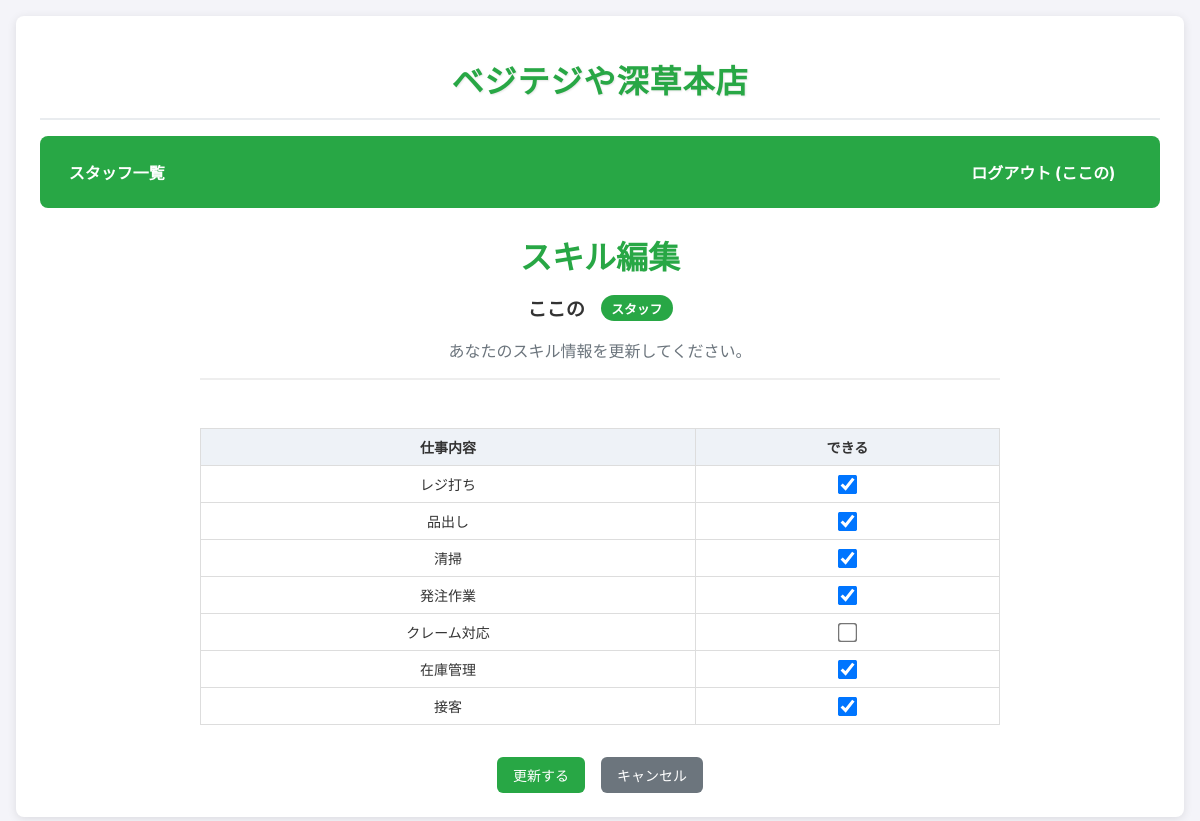
Page /my_skills (signed in) on the committed database.
### app.py (models this page shows, shortened)
class User(UserMixin, db.Model):
    id = db.Column(db.Integer, primary_key=True)
    username = db.Column(db.String(80), unique=True, nullable=False)
    password_hash = db.Column(db.String(120), nullable=False)
    role = db.Column(db.String(80), nullable=False, default='staff')
    is_first_login = db.Column(db.Boolean, default=True)
    order_index = db.Column(db.Integer, default=0)
    skills = db.relationship('UserSkill', backref='user', cascade="all, delete-orphan")

class UserSkill(db.Model):
    id = db.Column(db.Integer, primary_key=True)
    user_id = db.Column(db.Integer, db.ForeignKey('user.id'), nullable=False)
    task_id = db.Column(db.Integer, db.ForeignKey('task.id'), nullable=False)
    can_do = db.Column(db.Boolean, default=False)
    task = db.relationship('Task')

class Task(db.Model):
    id = db.Column(db.Integer, primary_key=True)
    name = db.Column(db.String(120), nullable=False, unique=True)
    order_index = db.Column(db.Integer, default=0)

### app.py (the view, shortened to what this page needs)
@app.route('/my_skills', methods=['GET', 'POST'])
@login_required
def my_skills():
    all_tasks = Task.query.all()
    existing_skills = {skill.task_id: skill for skill in current_user.skills}
    skills_to_edit = []
    for task in all_tasks:
        if task.id in existing_skills:
            skills_to_edit.append(existing_skills[task.id])
        else:
            skills_to_edit.append(UserSkill(user_id=current_user.id, task_id=task.id, can_do=False, task=task))
    return render_template('my_skills.html', user_to_edit=current_user, skills_to_edit=skills_to_edit)

### app.py (called while the page is built)
@login_manager.user_loader
def load_user(user_id):
    return User.query.get(int(user_id))

### templates/my_skills.html (shortened to what this page needs)
{% extends "base.html" %}
{% block content %}
  <div class="my-skills-container">
    <div class="user-header">
      <h1>スキル編集</h1>
      <div class="user-info">
        <span class="username">{{ user_to_edit.username }}</span>
        {% if user_to_edit.role == 'admin' %}
          <span class="role-badge admin">管理者</span>
        {% else %}
          <span class="role-badge staff">スタッフ</span>
        {% endif %}
      </div>
      <p class="description">あなたのスキル情報を更新してください。</p>
    </div>
    <form method="POST" class="skills-form">
      <div class="desktop-skills">
        <div class="table-container">
          <table>
            <thead>
              <tr>
                <th>仕事内容</th>
                <th>できる</th>
              </tr>
            </thead>
            <tbody>
              {% for skill in skills_to_edit %}
              <tr>
                <td>{{ skill.task.name }}</td>
                <td style="text-align: center;">
                  <input type="checkbox" name="task_{{ skill.task_id }}" id="desktop_task_{{ skill.task_id }}"
                         {% if skill.can_do %}checked{% endif %} class="skill-checkbox-desktop">
                </td>
              </tr>
              {% endfor %}
            </tbody>
          </table>
        </div>
      </div>
      <div class="form-actions">
        <input type="submit" value="更新する" class="btn btn-custom-primary">
        <a href="{{ url_for('dashboard') }}" class="btn btn-custom-secondary">キャンセル</a>
      </div>
    </form>
  </div>
{% endblock %}

### templates/base.html (shortened to what this page needs)
<!doctype html>
<html lang="ja">
  <head>
  </head>
  <body>
    <div class="container">
      {% if current_user.is_authenticated %}
      <div class="site-header">
        <h1 class="site-title">ベジテジや深草本店</h1>
      </div>
      {% endif %}
     <nav>
        {% if current_user.is_authenticated %}
          <div class="nav-left">
            <a href="{{ url_for('dashboard') }}">スタッフ一覧</a>
          </div>
          <div class="nav-right">
            <a href="{{ url_for('logout') }}">ログアウト ({{ current_user.username }})</a>
          </div>
        {% endif %}
      </nav>
      {% block content %}{% endblock %}
    </div>
  </body>
</html>

### templates/base.html (style rules this page uses)
body { font-family: -apple-system, BlinkMacSystemFont, 'Segoe UI', Roboto, sans-serif; margin: 0; padding: 1em; background-color: #f4f4f9; color: #333; font-size: 16px; }
.site-header { text-align: center; margin-bottom: 1em; padding: 1em 0; border-bottom: 2px solid #e9ecef; }
.site-title { margin: 0; color: #28a745; font-size: 2em; font-weight: bold; text-shadow: 1px 1px 2px rgba(0,0,0,0.1); letter-spacing: 1px; }
nav { background-color: #28a745; padding: 1em; border-radius: 8px; margin-bottom: 1.5em; display: flex; flex-wrap: wrap; align-items: center; justify-content: space-between; }
nav a { color: white !important; text-decoration: none; margin-right: 1em; font-weight: bold; padding: 0.5em 0.8em; border-radius: 4px; transition: background-color 0.2s; }
.nav-left { display: flex; flex-wrap: wrap; gap: 0.5em; }
.nav-right { margin-left: auto; }
.container { max-width: 1200px; margin: 0 auto; background: white; padding: 1.5em; border-radius: 8px; box-shadow: 0 2px 10px rgba(0,0,0,0.1); }
h1, h2 { color: #28a745; margin-top: 0; }
.table-container { overflow-x: auto; -webkit-overflow-scrolling: touch; }
table { width: 100%; border-collapse: collapse; margin-top: 1em; min-width: 600px; }
th, td { border: 1px solid #ddd; padding: 8px 12px; text-align: center; font-size: 14px; }
th { background-color: #eef2f7; position: sticky; top: 0; z-index: 10; }
.btn { padding: 12px 20px; background-color: #28a745; color: white; border: none; border-radius: 6px; cursor: pointer; text-decoration: none; display: inline-block; font-size: 16px; font-weight: 500; text-align: center; transition: background-color 0.2s; min-height: 44px; min-width: 44px; }

### templates/my_skills.html (style rules this page uses)
.my-skills-container { max-width: 800px; margin: 0 auto; }
.user-header { text-align: center; margin-bottom: 2em; padding-bottom: 1em; border-bottom: 2px solid #eee; }
.user-header h1 { margin-bottom: 0.5em; color: #28a745; }
.user-info { display: flex; align-items: center; justify-content: center; gap: 1em; margin-bottom: 1em; flex-wrap: wrap; }
.username { font-size: 1.2em; font-weight: bold; color: #333; }
.role-badge { padding: 0.3em 0.8em; border-radius: 15px; font-size: 0.8em; font-weight: bold; color: white; }
.role-badge.staff { background: #28a745; }
.description { color: #6c757d; margin: 0; }
.desktop-skills { display: block; }
.skill-checkbox-desktop { transform: scale(1.5); cursor: pointer; }
.form-actions { display: flex; gap: 1em; margin-top: 2em; justify-content: center; flex-wrap: wrap; }
.btn-custom-primary { background-color: #28a745 !important; border-color: #28a745 !important; color: white !important; padding: 8px 16px !important; font-size: 14px !important; min-height: auto !important; }
.btn-custom-secondary { background-color: #6c757d !important; border-color: #6c757d !important; color: white !important; text-decoration: none !important; padding: 8px 16px !important; font-size: 14px !important; min-height: auto !important; }

### rows in the picture
User: username "ここの"
UserSkill: task.name "レジ打ち", can_do "☑"
UserSkill: task.name "品出し", can_do "☑"
UserSkill: task.name "清掃", can_do "☑"
UserSkill: task.name "発注作業", can_do "☑"
UserSkill: task.name "クレーム対応"
UserSkill: task.name "在庫管理", can_do "☑"
UserSkill: task.name "接客", can_do "☑"
